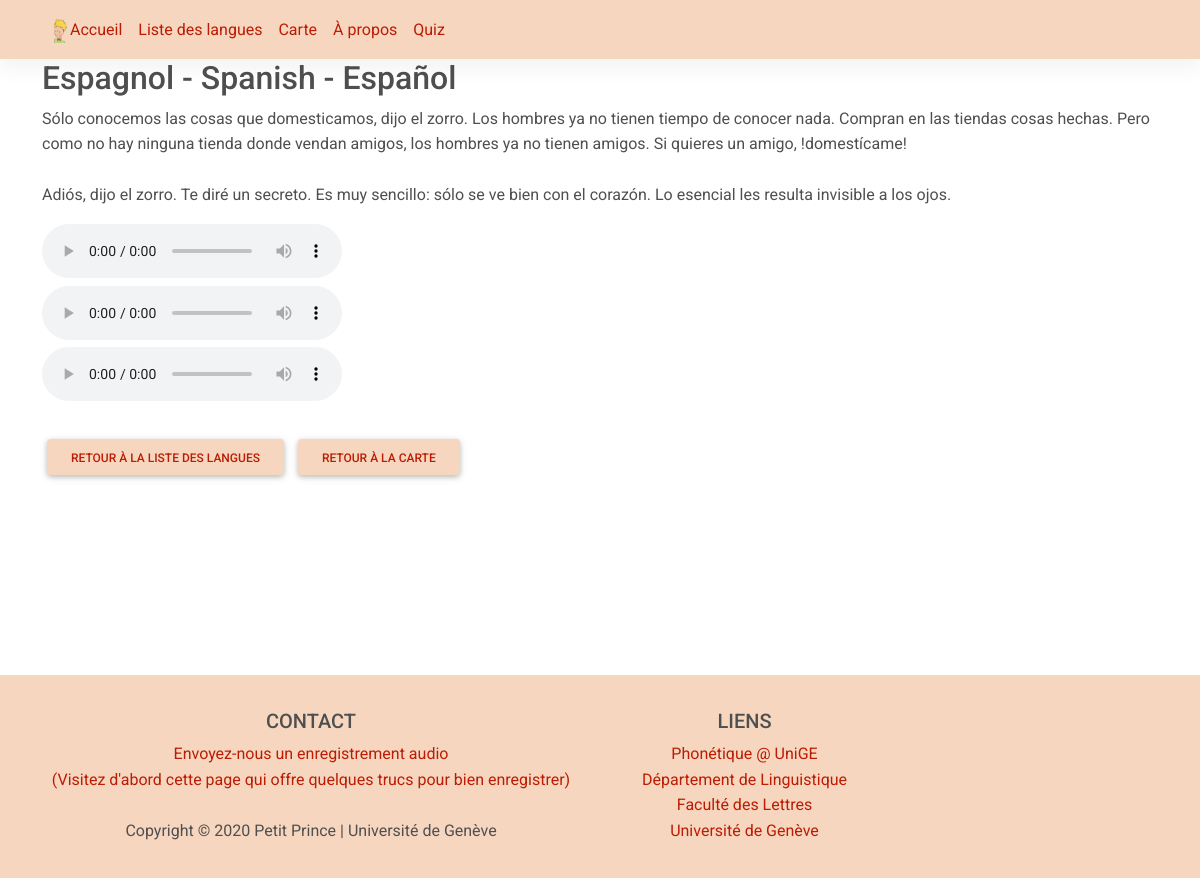
The page /langue/espagnol on the database its author committed.
### prince/models.py (models this page shows, shortened)
class Language(db.Model):
    __tablename__='prince_language'
    id = db.Column(db.Integer, primary_key=True)
    iso = db.Column(db.Text, unique=True, nullable=False)
    varpron = db.Column(db.Integer)
    french = db.Column(db.Text, nullable=False)
    english = db.Column(db.Text, nullable=False)
    self = db.Column(db.Text)
    text = db.Column(db.Text)
    imgtext = db.Column(db.String(20))
    trad = db.Column(db.String(120))
    comment = db.Column(db.Text)
    actif = db.Column(db.Integer)
    grp = db.Column(db.Integer)
    geo = db.Column(db.String(100))
    geolat = db.Column(db.Float)
    geolng = db.Column(db.Float)

class Sound(db.Model):
    __tablename__='prince_sound'
    id = db.Column(db.Integer, primary_key=True)
    filename = db.Column(db.Text, nullable=False)
    date = db.Column(db.String(11))
    speaker = db.Column(db.Text)
    language = db.Column(db.Text)
    comment = db.Column(db.Text)
    private = db.Column(db.Text)

### prince/routes.py (the view)
@app.route('/langue/<lang>')
def langue(lang):
    langue_complet = Language.query.filter_by(french = lang).first()
    sounds = Sound.query.filter_by(language = langue_complet.iso)
    return render_template('langue.html', langue=langue_complet, title=lang, sounds = sounds)

### prince/templates/langue.html (shortened to what this page needs)
{% extends "layout.html" %}
{% block content %}
  {% set page_title = sentence_case(title)%}
  {% if langue.english != '' %}
    {% set page_title = page_title + ' - ' + sentence_case(langue.english)|safe %}
  {% endif %}
  {% if langue.self != '' %}
    {% set page_title = page_title + ' - ' + sentence_case(langue.self)%}
  {% endif %}
  <h2>{{page_title}}</h2>
  <p>{{langue.text|safe}}</p>
  <div class="row_langue">
    <div class="column_langue">
      {% if sounds.first() is not none %}
        {% for sound in sounds %}
          <audio controls src="{{ url_for('static', filename='audio/') }}{{sound.filename}}" controlsList="nodownload">
            Your browser does not support the <code>audio</code> element.</audio> <br>
        {% endfor %}
        <br>
      {% endif %}
      <a class="btn btn-light bg-steel" style="background-color: #f6d6bf; color: #bc1c03;" href="{{url_for('liste_langues')}}">Retour à la liste des langues</a>
      <a class="btn btn-light bg-steel" style="background-color: #f6d6bf; color: #bc1c03;" href="{{url_for('carte')}}">Retour à la carte</a><br><br>
    </div>
    <div class="column_langue">
        <div id="mapid" class="map_langue"></div>
    </div>
  </div>
  <br>
  <br>
{% endblock content%}

### prince/templates/layout.html (shortened to what this page needs)
<!DOCTYPE html>
<html lang="en" dir="ltr">
  <head>
    <link rel="stylesheet" href="http://cdn.leafletjs.com/leaflet/v0.7.7/leaflet.css" />
    <link rel="stylesheet" href="https://use.fontawesome.com/releases/v5.15.2/css/all.css" />
    <link rel="stylesheet" href="https://stackpath.bootstrapcdn.com/bootstrap/4.4.1/css/bootstrap.min.css">
    <link rel="stylesheet" type="text/css" href="{{ url_for('static', filename='stylesheets/mdb/mdb.min.css') }}" />
    <link rel="stylesheet" type="text/css" href="{{ url_for('static', filename='stylesheets/main.css') }}">
    <link rel="stylesheet" type="text/css" href="{{ url_for('static', filename='stylesheets/cards.css') }}">
    <link rel="stylesheet" type="text/css" href="{{ url_for('static', filename='stylesheets/quiz_home.css') }}">
    <link rel="stylesheet" href="https://cdnjs.cloudflare.com/ajax/libs/animate.css/4.1.1/animate.min.css"/>
  </head>
  <body>
    <header class="site-header">
        <nav class="navbar navbar-expand-md navbar-dark bg-steel">
          <div class="container">
            <div class="collapse navbar-collapse" id="navbarToggle">
              <div class="nav navbar-nav mr-auto">
                <a class="nav-item nav-link" href="{{url_for('home')}}">
                  <img id="navbar_petit_prince"
                  src=  '{{ url_for('static', filename='img/prince_transparent.png')}}' alt="petit_prince" width='20' height='20'>Accueil</a>
                <a class="nav-item nav-link" href="{{url_for('liste_langues')}}">Liste des langues</a>
                <a class="nav-item nav-link" href="{{url_for('carte')}}">Carte</a>
                <a class="nav-item nav-link" href="{{url_for('about')}}">À propos</a>
                <a class="nav-item nav-link" href="{{url_for('quiz_home')}}">Quiz</a>
              </div>
            </div>
          </div>
        </nav>
      </header>
      <main role="main" class="container" >
        {% macro sentence_case(text) %}
          {{ text[0]|upper}}{{text[1:] }}
        {% endmacro %}
            {% block content %}lalal{% endblock %}
      </main>
      <footer class="footer font-small dark bg-steel pt-4 pb-2">
        <div class="container-fluid text-center text-md-left">
          <div class="row">
            <div class="col-md-6 mt-md-0 mt-3">
              <h5 class="text-uppercase">Contact</h5>
              <a class="text-my-own-color" href=mailto:jeanphilippegoldman@gmail.com>Envoyez-nous un enregistrement audio</a>
              <br>
              <a class="text-my-own-color" href="{{url_for('enregistrement')}}">(Visitez d'abord cette page qui offre quelques trucs pour bien enregistrer)</a><br>
              <br>
              Copyright © 2020 Petit Prince | Université de Genève
            </div>
            <br />
      <div class="col-md-3 mb-md-0 mb-3">
        <h5 class="text-uppercase">Liens</h5>
        <ul class="list-unstyled">
          <li>
            <a class="text-my-own-color" href="http://latlcui.unige.ch/phonetique">Phonétique @ UniGE</a>
          </li>
          <li>
            <a class="text-my-own-color" href="http://www.unige.ch/lettres/linguistique">Département de Linguistique</a>
          </li>
          <li>
            <a class="text-my-own-color" href="http://www.unige.ch/lettres">Faculté des Lettres</a>
          </li>
          <li>
            <a class="text-my-own-color" href="http://www.unige.ch">Université de Genève</a>
          </li>
        </ul>
          </div>
        </div>
      </div>
      </footer>
  </body>
</html>

### prince/static/stylesheets/main.css (style rules this page uses)
.row { margin:10px; }
a { color: #bc1c03; }
.btn { margin: 5px; }
.btn-light { color: #bc1c03; border-color: #bc1c03; }
.row:after { content: ""; display: table; clear: both; }
.bg-steel { background-color: #f6d6bf; opacity: 100%; }
#navbar_petit_prince { height: 25px; }
.site-header .navbar-nav .nav-link { color: #bc1c03; }
.text-my-own-color { color: #bc1c03 !important; // Define your own color in your CSS }
.column_langue { float: left; width: 50%; }
.row_langue { display: flex; }
.row_langue:after { content: ""; display: table; clear: both; }
.map_langue { height: 400px; width: 400px; }

### rows shown on the page
Language: english "S E", english "panish spañol", text "Sólo conocemos las cosas que domesticamos, dijo el zorro. Los hombres ya no tienen tiempo de conocer nada. Compran en las tiendas cosas hechas. Pero como no hay ninguna tienda donde vendan amigos, los hombres ya no tienen amigos. Si quieres un amigo, !domestícame! Adiós, dijo el zorro. Te diré un secreto. Es muy sencillo: sólo se ve bien con el corazón. Lo esencial les resulta invisible a los ojos."

### other values the page prints
{{ text[0]|upper }} "E"
{{ text[1:] }} "spagnol"
{{ page_title }} "- -"
